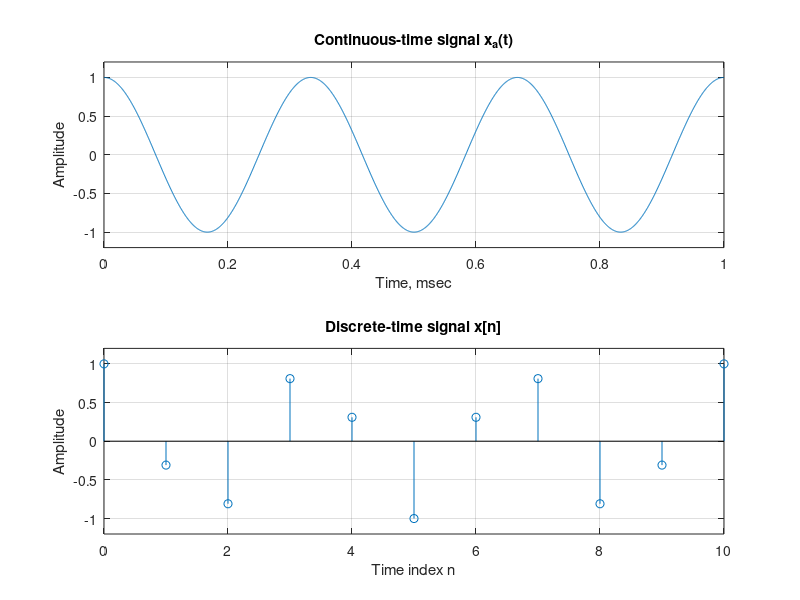

Write MATLAB code to recreate this figure.
% Program a
% Illustration of the Sampling Process 
% in the Time-Domain
clf;
t = 0:0.0005:1;
f = 3;
xa = cos(2*pi*f*t);
subplot(2,1,1)
plot(t,xa);grid
xlabel('Time, msec');ylabel('Amplitude');
title('Continuous-time signal x_{a}(t)');
axis([0 1 -1.2 1.2])
subplot(2,1,2);
T = 0.1;
n = 0:T:1;
xs = cos(2*pi*f*n);
k = 0:length(n)-1;
stem(k,xs);grid;
xlabel('Time index n');ylabel('Amplitude');
title('Discrete-time signal x[n]');
axis([0 (length(n)-1) -1.2 1.2])
